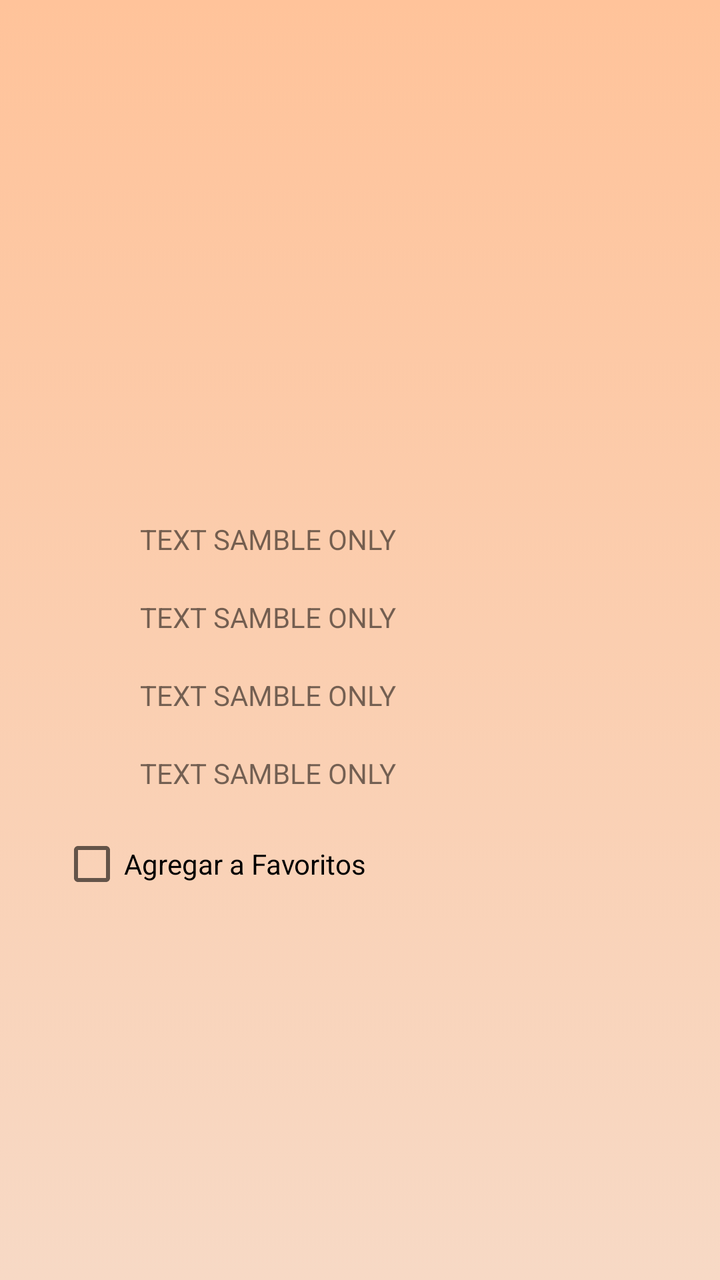
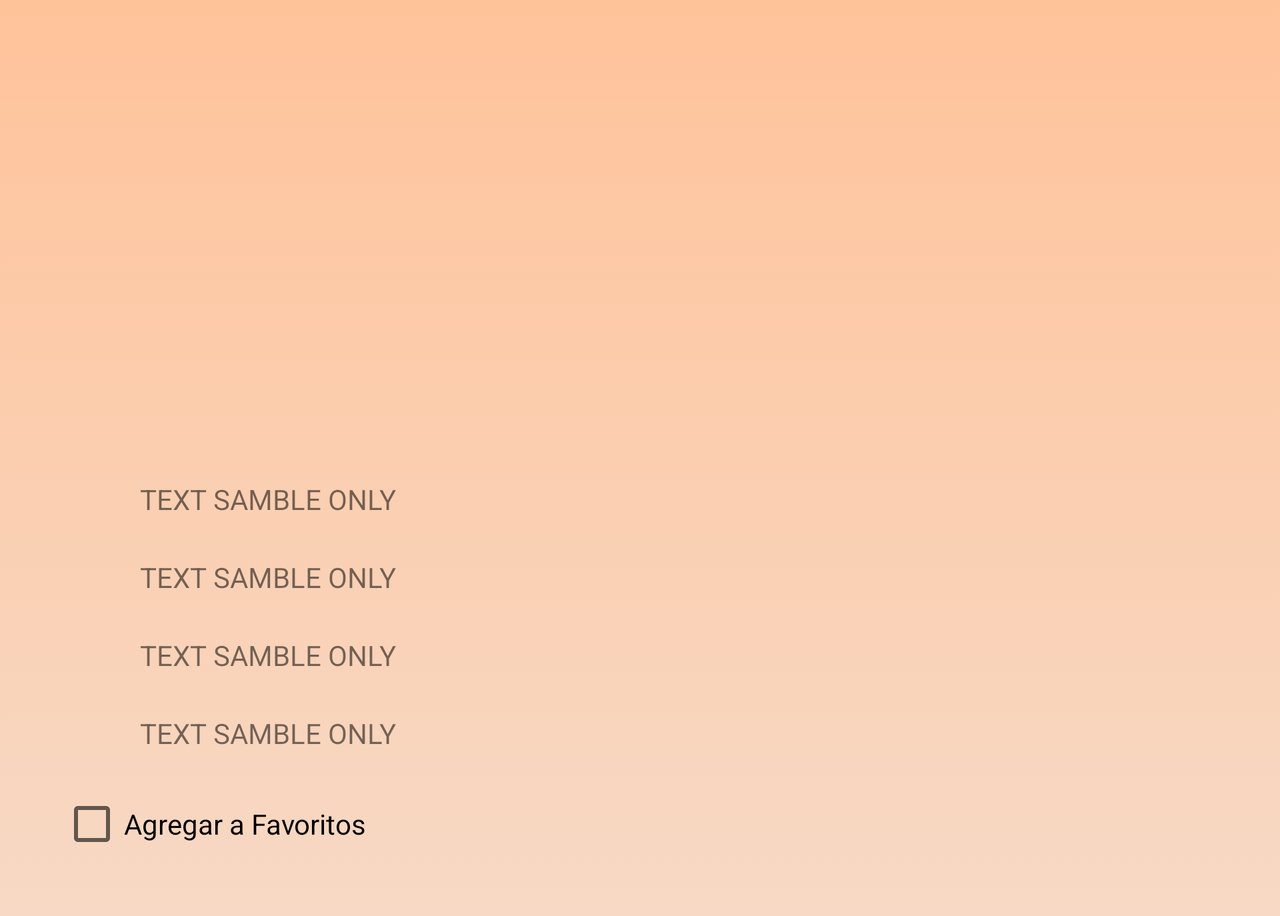

An Android layout and its configuration variant, each rendered on a device that would load it. The default file and the variant file are quoted in full after the pictures.
<!-- AndroidManifest.xml: application theme AppTheme -->
<!-- res/layout/activity_show_favorite.xml -->
<?xml version="1.0" encoding="utf-8"?>
<LinearLayout xmlns:android="http://schemas.android.com/apk/res/android"
    xmlns:app="http://schemas.android.com/apk/res-auto"
    xmlns:tools="http://schemas.android.com/tools"
    android:layout_width="match_parent"
    android:layout_height="match_parent"
    android:orientation="vertical"
    android:background="@drawable/gradiant_background"
    tools:context=".ShowFavoriteActivity">

    <ImageView
        android:id="@+id/photo"
        android:layout_marginLeft="100dp"
        android:layout_marginTop="50dp"
        android:layout_width="190dp"
        android:layout_height="190dp" />

    <TextView
        android:id="@+id/name"
        android:layout_marginLeft="70dp"
        android:layout_marginTop="20dp"
        android:text="TEXT SAMBLE ONLY"
        android:layout_width="wrap_content"
        android:layout_height="wrap_content" />

    <TextView
        android:id="@+id/time"
        android:text="TEXT SAMBLE ONLY"
        android:layout_marginLeft="70dp"
        android:layout_marginTop="20dp"
        android:layout_width="match_parent"
        android:layout_height="wrap_content"/>

    <TextView
        android:id="@+id/description"
        android:layout_marginLeft="70dp"
        android:layout_marginTop="20dp"
        android:layout_marginRight="40dp"
        android:text="TEXT SAMBLE ONLY"
        android:layout_width="match_parent"
        android:layout_height="wrap_content"/>


    <TextView
        android:id="@+id/ing"
        android:layout_marginLeft="70dp"
        android:layout_marginTop="20dp"
        android:layout_marginRight="40dp"
        android:text="TEXT SAMBLE ONLY"
        android:layout_width="match_parent"
        android:layout_height="wrap_content"/>


    <CheckBox android:id="@+id/favorite"
        android:layout_marginTop="20dp"
        android:layout_marginLeft="30dp"
        android:layout_width="wrap_content"
        android:layout_height="wrap_content"
        android:text="@string/add_fav"
        android:onClick="onFavoriteClicked"/>

</LinearLayout>
<!-- resources referenced by this layout -->
<resources>
  <!-- drawable gradiant_background (drawable) -->
  <?xml version="1.0" encoding="utf-8"?>
  <selector xmlns:android="http://schemas.android.com/apk/res/android">
      <item>
          <shape>
              <gradient
                  android:angle="90"
                  android:startColor="@color/colorDark"
                  android:endColor="@color/colorLight"
                  android:type="linear"/>
          </shape>
      </item>
  </selector>
  <string name="add_fav">Agregar a Favoritos</string>
  <style name="AppTheme" parent="Base.Theme.AppCompat.Light.DarkActionBar">
          
          <item name="colorPrimary">@color/colorPrimary</item>
          <item name="colorPrimaryDark">@color/colorPrimaryDark</item>
          <item name="colorAccent">@color/colorLight</item>
      </style>
  <color name="colorDark">#f7d9c5</color>
  <color name="colorLight">#ffc39a</color>
  <color name="colorPrimary">#FFD2AA</color>
  <color name="colorPrimaryDark">#e2885b</color>
</resources>
<!-- res/layout-land/activity_show_favorite.xml (the repository's variant of the layout above) -->
<!-- drawn on the phone turned sideways -->
<?xml version="1.0" encoding="utf-8"?>
<ScrollView xmlns:android="http://schemas.android.com/apk/res/android"
    xmlns:app="http://schemas.android.com/apk/res-auto"
    xmlns:tools="http://schemas.android.com/tools"
    android:layout_width="match_parent"
    android:layout_height="match_parent"
    android:fillViewport="true"
    tools:context=".ShowFavoriteActivity">

    <LinearLayout
        android:layout_width="match_parent"
        android:layout_height="match_parent"
        android:orientation="vertical"
        android:background="@drawable/gradiant_background">

        <ImageView
            android:id="@+id/photo"
            android:layout_gravity="center"
            android:layout_marginTop="30dp"
            android:layout_width="190dp"
            android:layout_height="190dp" />

        <TextView
            android:id="@+id/name"
            android:layout_marginStart="70dp"
            android:layout_marginTop="20dp"
            android:text="TEXT SAMBLE ONLY"
            android:layout_width="wrap_content"
            android:layout_height="wrap_content" />

        <TextView
            android:id="@+id/time"
            android:text="TEXT SAMBLE ONLY"
            android:layout_marginStart="70dp"
            android:layout_marginTop="20dp"
            android:layout_width="wrap_content"
            android:layout_height="wrap_content"/>

        <TextView
            android:id="@+id/description"
            android:layout_marginStart="70dp"
            android:layout_marginTop="20dp"
            android:text="TEXT SAMBLE ONLY"
            android:layout_width="wrap_content"
            android:layout_height="wrap_content"/>


        <TextView
            android:id="@+id/ing"
            android:layout_marginStart="70dp"
            android:layout_marginTop="20dp"
            android:text="TEXT SAMBLE ONLY"
            android:layout_width="wrap_content"
            android:layout_height="wrap_content"/>


        <CheckBox android:id="@+id/favorite"
            android:layout_marginTop="20dp"
            android:layout_marginStart="30dp"
            android:layout_marginBottom="30dp"
            android:layout_width="wrap_content"
            android:layout_height="wrap_content"
            android:text="@string/add_fav"
            android:onClick="onFavoriteClicked"/>
    </LinearLayout>
</ScrollView>
